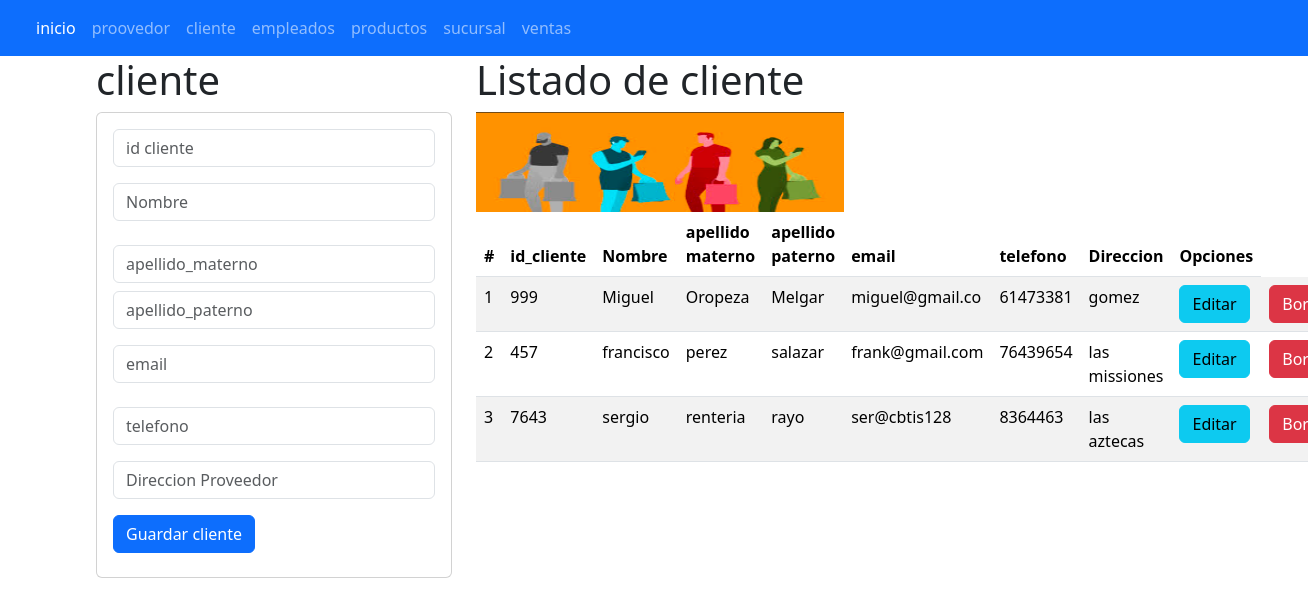
Screenshot of /clientes with the database file from the repository.
### cliente_app/models.py (models this page shows, shortened)
class cliente(models.Model):
    id_cliente = models.CharField(primary_key=True,max_length=6)
    nombre = models.CharField(max_length=45)
    apellido_materno = models.CharField(max_length=45)
    apellido_paterno = models.CharField(max_length=45)
    email = models.CharField(max_length=45)
    direccion = models.CharField(max_length=100)
    telefono = models.CharField(max_length=15)

### cliente_app/views.py (the view)
# urls.py: path("clientes",views.inicio_vistaclientes,name="clientes"),
def inicio_vistaclientes(request):
    losclienter = cliente.objects.all()
    return render(request,"gestionarcliente.html",{"misclienter":losclienter})

### cliente_app/templates/gestionarcliente.html
{% extends "base.html" %}
{% block cuerpo %}
{% load static %}
 <div class="row">
   <div class="col-sm-12 col-md-4 col-lg-4 col-xl-4">
    <h1>cliente</h1>
    <div class="card">
      <div class="card-body">
        <form action="/registrarcliente/" method="POST"> {% csrf_token %}
          <div class="form-group">
            <input type="text" id="txtidcliente" name="txtidcliente" placeholder="id cliente" minlength="1" maxlength="6" class="form-control" required>
          </div>
          <div class="form-group py-3">
            <input type="text" id="txtnombre" name="txtnombre" placeholder="Nombre " maxlength="45" class="form-control" required>
          </div>
          <div class="form-group py-2">
            <input type="text" id="txtapellidomaterno" name="txtapellidomaterno" placeholder="apellido_materno" maxlength="100" class="form-control" required>
          </div>
          <div class="form-group">
            <input type="text" id="txtapellidopaterno" name="txtapellidopaterno" placeholder="apellido_paterno" maxlength="45" class="form-control" required>
          </div>
          <div class="form-group py-3">
            <input type="text" id="txtemail" name="txtemail" placeholder="email" maxlength="15" class="form-control" required>
          </div>
          <div class="form-group py-2">
            <input type="text" id="txttelefono" name="txttelefono" placeholder="telefono" maxlength="45" class="form-control" required>
          </div>
          <div class="form-group py-2">
            <input type="text" id="txtdireccion" name="txtdireccion" placeholder="Direccion Proveedor" maxlength="45" class="form-control" required>
          </div>
          <div class="form-group py-2">
            <button type="submit" class="btn btn-primary">Guardar cliente</button>
          </div>
        </form>
      </div>
    </div>
   </div>
   <div class="col-sm-12 col-md-8 col-lg-8 col-xl-8">
   <h1>Listado de cliente</h1>
   <img class="w-50" src="{% static 'img/clientes.png' %}" alt="nava" width="100" height="100"/>
  <table class="table table-striped">
    <thead>
      <tr>
        <th scope="col">#</th>
        <th scope="col">id_cliente</th>
        <th scope="col">Nombre</th>
        <th scope="col">apellido materno</th>
        <th scope="col">apellido paterno</th>
        <th scope="col">email</th>
        <th scope="col">telefono</th>
        <th scope="col">Direccion</th>
        <th>Opciones</th>
      </tr>
    </thead>
    <tbody>
      {% for m in misclienter %}
      <tr>
        <td> {{forloop.counter}} </td>
        <td> {{m.id_cliente}} </td>
        <td> {{m.nombre}} </td>
        <td> {{m.apellido_materno}} </td>
        <td> {{m.apellido_paterno}} </td>
        <td> {{m.email}} </td>
        <td> {{m.telefono}} </td>
        <td> {{m.direccion}} </td>
        <td> <a href="seleccionarcliente/{{m.id_cliente}}" class="btn btn-info"> Editar</a> </td>
        <td> <a href="borrarcliente/{{m.id_cliente}}" class="btn btn-danger"> Borrar</a> </td>
      </tr>
      {% endfor %}
    </tbody>
  </table>
 </div>
{% endblock %}

### rows the page displays
cliente: id_cliente "999", nombre "Miguel", apellido_materno "Oropeza", apellido_paterno "Melgar", email "miguel@gmail.co", telefono "61473381", direccion "gomez"
cliente: id_cliente "457", nombre "francisco", apellido_materno "perez", apellido_paterno "salazar", email "frank@gmail.com", telefono "76439654", direccion "las missiones"
cliente: id_cliente "7643", nombre "sergio", apellido_materno "renteria", apellido_paterno "rayo", email "ser@cbtis128", telefono "8364463", direccion "las aztecas"
